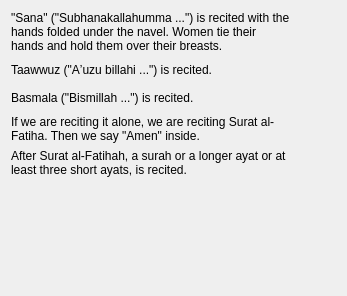
                  <widget class="QWidget" name="qiyam_1_sunnah_fajr_page">
                   <layout class="QVBoxLayout" name="verticalLayout_25">
                    <item>
                     <layout class="QHBoxLayout" name="horizontalLayout_7">
                      <item>
                       <widget class="QLabel" name="sana_sunnah_fajr_label">
                        <property name="text">
                         <string>&quot;Sana&quot; (&quot;Subhanakallahumma ...&quot;) is recited with the hands folded under the navel. Women tie their hands and hold them over their breasts.</string>
                        </property>
                        <property name="wordWrap">
                         <bool>true</bool>
                        </property>
                       </widget>
                      </item>
                      <item>
                       <widget class="QPushButton" name="sana_sunnah_fajr_pushButton">
                        <property name="sizePolicy">
                         <sizepolicy hsizetype="Fixed" vsizetype="Fixed">
                          <horstretch>0</horstretch>
                          <verstretch>0</verstretch>
                         </sizepolicy>
                        </property>
                        <property name="text">
                         <string/>
                        </property>
                        <property name="icon">
                         <iconset resource="resources.qrc">
                          <normaloff>:/icons/audio.svg</normaloff>:/icons/audio.svg</iconset>
                        </property>
                        <property name="iconSize">
                         <size>
                          <width>48</width>
                          <height>48</height>
                         </size>
                        </property>
                        <property name="flat">
                         <bool>true</bool>
                        </property>
                       </widget>
                      </item>
                     </layout>
                    </item>
                    <item>
                     <layout class="QHBoxLayout" name="horizontalLayout_8">
                      <item>
                       <widget class="QLabel" name="taavvuz_sunnah_fajr_label">
                        <property name="text">
                         <string>Taawwuz (&quot;Aʼuzu billahi ...&quot;) is recited.</string>
                        </property>
                        <property name="wordWrap">
                         <bool>true</bool>
                        </property>
                       </widget>
                      </item>
                      <item>
                       <widget class="QPushButton" name="taavvuz_sunnah_fajr_pushButton">
                        <property name="sizePolicy">
                         <sizepolicy hsizetype="Fixed" vsizetype="Fixed">
                          <horstretch>0</horstretch>
                          <verstretch>0</verstretch>
                         </sizepolicy>
                        </property>
                        <property name="text">
                         <string/>
                        </property>
                        <property name="icon">
                         <iconset resource="resources.qrc">
                          <normaloff>:/icons/audio.svg</normaloff>:/icons/audio.svg</iconset>
                        </property>
                        <property name="iconSize">
                         <size>
                          <width>48</width>
                          <height>48</height>
                         </size>
                        </property>
                        <property name="flat">
                         <bool>true</bool>
                        </property>
                       </widget>
                      </item>
                     </layout>
                    </item>
                    <item>
                     <layout class="QHBoxLayout" name="horizontalLayout_9">
                      <item>
                       <widget class="QLabel" name="basmala_sunnah_fajr_label">
                        <property name="text">
                         <string>Basmala (&quot;Bismillah ...&quot;) is recited.</string>
                        </property>
                        <property name="wordWrap">
                         <bool>true</bool>
                        </property>
                       </widget>
                      </item>
                      <item>
                       <widget class="QPushButton" name="basmala_sunnah_fajr_pushButton">
                        <property name="sizePolicy">
                         <sizepolicy hsizetype="Fixed" vsizetype="Fixed">
                          <horstretch>0</horstretch>
                          <verstretch>0</verstretch>
                         </sizepolicy>
                        </property>
                        <property name="text">
                         <string/>
                        </property>
                        <property name="icon">
                         <iconset resource="resources.qrc">
                          <normaloff>:/icons/audio.svg</normaloff>:/icons/audio.svg</iconset>
                        </property>
                        <property name="iconSize">
                         <size>
                          <width>48</width>
                          <height>48</height>
                         </size>
                        </property>
                        <property name="flat">
                         <bool>true</bool>
                        </property>
                       </widget>
                      </item>
                     </layout>
                    </item>
                    <item>
                     <layout class="QHBoxLayout" name="horizontalLayout_10">
                      <item>
                       <widget class="QLabel" name="fatiha_1_sunnah_fajr_label">
                        <property name="text">
                         <string>If we are reciting it alone, we are reciting Surat al-Fatiha. Then we say &quot;Amen&quot; inside.</string>
                        </property>
                        <property name="wordWrap">
                         <bool>true</bool>
                        </property>
                       </widget>
                      </item>
                      <item>
                       <widget class="QPushButton" name="fatiha_1_sunnah_fajr_pushButton">
                        <property name="sizePolicy">
                         <sizepolicy hsizetype="Fixed" vsizetype="Fixed">
                          <horstretch>0</horstretch>
                          <verstretch>0</verstretch>
                         </sizepolicy>
                        </property>
                        <property name="text">
                         <string/>
                        </property>
                        <property name="icon">
                         <iconset resource="resources.qrc">
                          <normaloff>:/icons/audio.svg</normaloff>:/icons/audio.svg</iconset>
                        </property>
                        <property name="iconSize">
                         <size>
                          <width>48</width>
                          <height>48</height>
                         </size>
                        </property>
                        <property name="flat">
                         <bool>true</bool>
                        </property>
                       </widget>
                      </item>
                     </layout>
                    </item>
                    <item>
                     <layout class="QHBoxLayout" name="horizontalLayout_11">
                      <item>
                       <widget class="QLabel" name="kafirun_sunnah_fajr_label">
                        <property name="text">
                         <string>After Surat al-Fatihah, a surah or a longer ayat or at least three short ayats, is recited.</string>
                        </property>
                        <property name="wordWrap">
                         <bool>true</bool>
                        </property>
                       </widget>
                      </item>
                      <item>
                       <widget class="QPushButton" name="kafirun_sunnah_fajr_pushButton">
                        <property name="sizePolicy">
                         <sizepolicy hsizetype="Fixed" vsizetype="Fixed">
                          <horstretch>0</horstretch>
                          <verstretch>0</verstretch>
                         </sizepolicy>
                        </property>
                        <property name="text">
                         <string/>
                        </property>
                        <property name="icon">
                         <iconset resource="resources.qrc">
                          <normaloff>:/icons/audio.svg</normaloff>:/icons/audio.svg</iconset>
                        </property>
                        <property name="iconSize">
                         <size>
                          <width>48</width>
                          <height>48</height>
                         </size>
                        </property>
                        <property name="flat">
                         <bool>true</bool>
                        </property>
                       </widget>
                      </item>
                     </layout>
                    </item>
                    <item>
                     <spacer name="verticalSpacer_2">
                      <property name="orientation">
                       <enum>Qt::Vertical</enum>
                      </property>
                      <property name="sizeHint" stdset="0">
                       <size>
                        <width>20</width>
                        <height>108</height>
                       </size>
                      </property>
                     </spacer>
                    </item>
                   </layout>
                  </widget>
